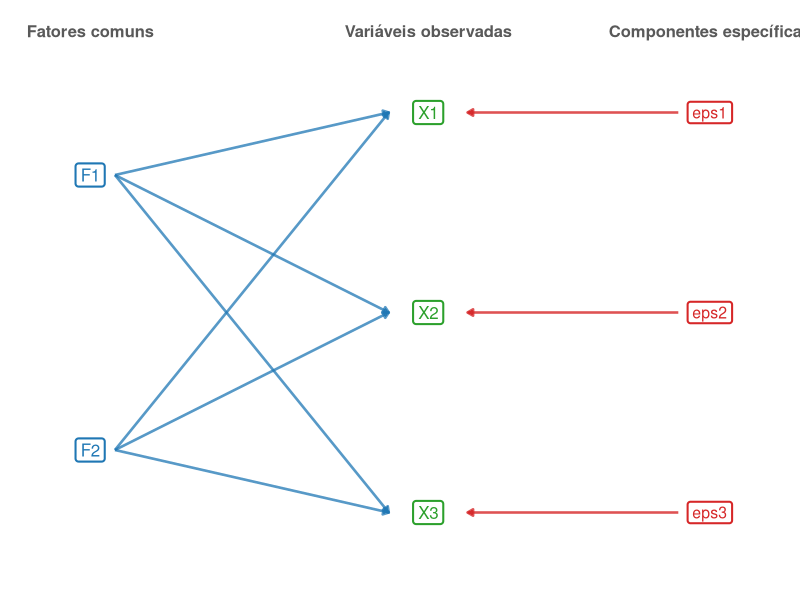
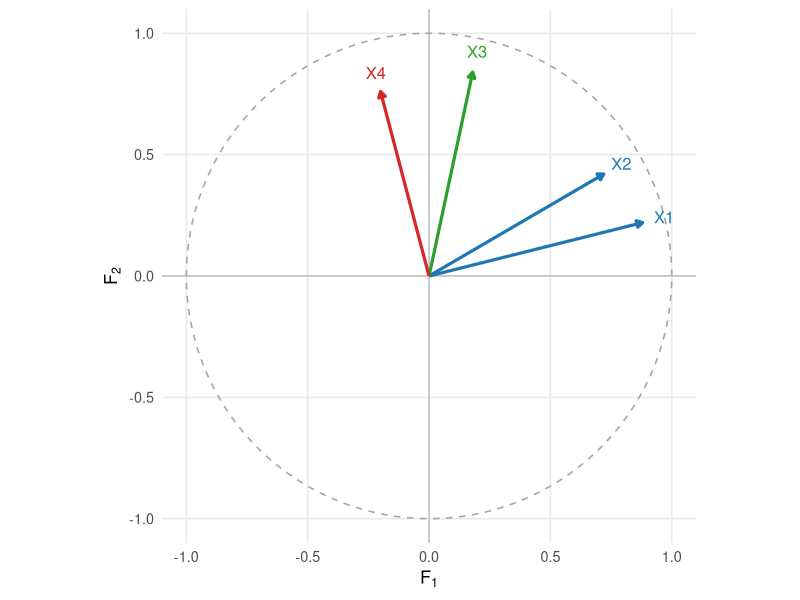
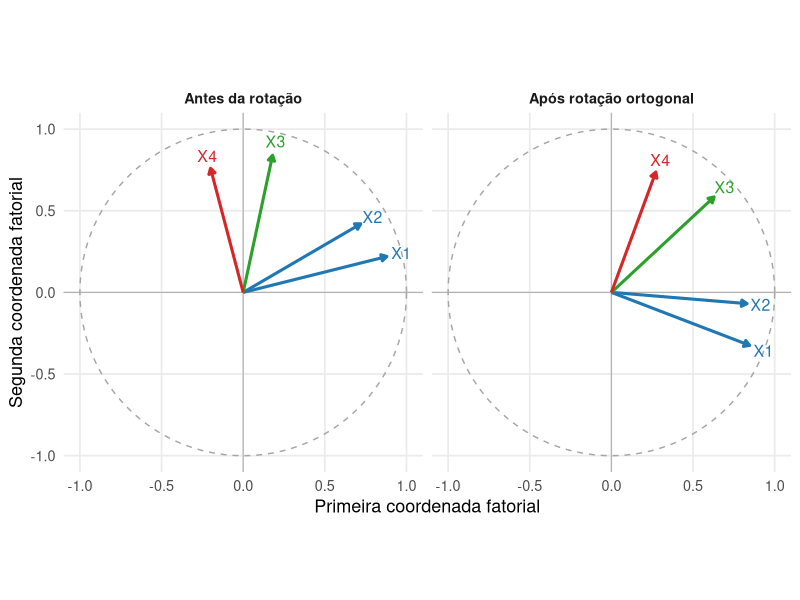
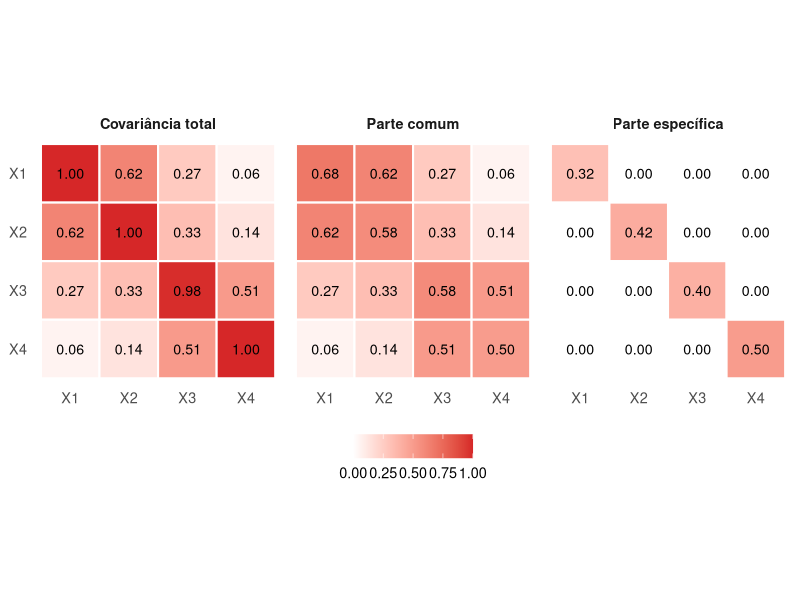

The R source for these figures, in order:
## ---- chunk 1
#| label: fig-modelo-fatores-comuns
#| echo: false
#| warning: false
#| message: false
#| fig-cap: "Estrutura do modelo de fatores comuns: as variáveis observadas recebem contribuições dos fatores latentes e de componentes específicas."
#| fig-width: 8
#| fig-height: 5.8
#| fig-align: center

library(ggplot2)

fatores <- data.frame(
  nome = c(
    "F1",
    "F2"
  ),
  x = c(
    0,
    0
  ),
  y = c(
    3.6,
    1.4
  )
)

variaveis <- data.frame(
  nome = c(
    "X1",
    "X2",
    "X3"
  ),
  x = c(
    3,
    3,
    3
  ),
  y = c(
    4.1,
    2.5,
    0.9
  )
)

especificos <- data.frame(
  nome = c(
    "eps1",
    "eps2",
    "eps3"
  ),
  x = c(
    5.5,
    5.5,
    5.5
  ),
  y = c(
    4.1,
    2.5,
    0.9
  )
)

ligacoes_fatores <- expand.grid(
  fator = fatores$nome,
  variavel = variaveis$nome,
  stringsAsFactors = FALSE
)

ligacoes_fatores <- merge(
  ligacoes_fatores,
  fatores,
  by.x = "fator",
  by.y = "nome"
)

names(
  ligacoes_fatores
)[
  names(
    ligacoes_fatores
  ) == "x"
] <- "x0"

names(
  ligacoes_fatores
)[
  names(
    ligacoes_fatores
  ) == "y"
] <- "y0"

ligacoes_fatores <- merge(
  ligacoes_fatores,
  variaveis,
  by.x = "variavel",
  by.y = "nome"
)

ligacoes_especificas <- data.frame(
  x0 = especificos$x,
  y0 = especificos$y,
  x = variaveis$x,
  y = variaveis$y
)

ggplot() +
  geom_segment(
    data = ligacoes_fatores,
    aes(
      x = x0 + 0.22,
      y = y0,
      xend = x - 0.35,
      yend = y
    ),
    linewidth = 0.9,
    color = "#1f77b4",
    alpha = 0.75,
    arrow = grid::arrow(
      length = grid::unit(
        0.16,
        "cm"
      ),
      type = "closed"
    )
  ) +
  geom_segment(
    data = ligacoes_especificas,
    aes(
      x = x0 - 0.28,
      y = y0,
      xend = x + 0.35,
      yend = y
    ),
    linewidth = 0.9,
    color = "#d62728",
    alpha = 0.8,
    arrow = grid::arrow(
      length = grid::unit(
        0.16,
        "cm"
      ),
      type = "closed"
    )
  ) +
  geom_label(
    data = fatores,
    aes(
      x = x,
      y = y,
      label = nome
    ),
    size = 4.3,
    label.size = 0.7,
    color = "#1f77b4",
    fill = "white"
  ) +
  geom_label(
    data = variaveis,
    aes(
      x = x,
      y = y,
      label = nome
    ),
    size = 4.3,
    label.size = 0.7,
    color = "#2ca02c",
    fill = "white"
  ) +
  geom_label(
    data = especificos,
    aes(
      x = x,
      y = y,
      label = nome
    ),
    size = 4,
    label.size = 0.7,
    color = "#d62728",
    fill = "white",
    parse = FALSE
  ) +
  annotate(
    "text",
    x = 0,
    y = 4.75,
    label = "Fatores comuns",
    size = 4.2,
    fontface = "bold",
    color = "gray35"
  ) +
  annotate(
    "text",
    x = 3,
    y = 4.75,
    label = "Variáveis observadas",
    size = 4.2,
    fontface = "bold",
    color = "gray35"
  ) +
  annotate(
    "text",
    x = 5.5,
    y = 4.75,
    label = "Componentes específicas",
    size = 4.2,
    fontface = "bold",
    color = "gray35"
  ) +
  coord_cartesian(
    xlim = c(
      -0.8,
      6.3
    ),
    ylim = c(
      0.2,
      5.0
    ),
    expand = FALSE
  ) +
  labs(
    x = NULL,
    y = NULL
  ) +
  theme_void(
    base_size = 13
  )
## ---- chunk 2
#| label: fig-geometria-cargas-fatoriais
#| echo: false
#| warning: false
#| message: false
#| fig-cap: "Geometria das cargas em um modelo com dois fatores. O comprimento de cada vetor determina a comunalidade e o produto interno entre vetores determina a covariância comum entre as variáveis."
#| fig-width: 7
#| fig-height: 6.5
#| fig-align: center

library(ggplot2)

cargas <- data.frame(
  variavel = c(
    "X1",
    "X2",
    "X3",
    "X4"
  ),
  F1 = c(
    0.88,
    0.72,
    0.18,
    -0.20
  ),
  F2 = c(
    0.22,
    0.42,
    0.84,
    0.76
  )
)

cores <- c(
  "X1" = "#1f77b4",
  "X2" = "#1f77b4",
  "X3" = "#2ca02c",
  "X4" = "#d62728"
)

circulo <- data.frame(
  angulo = seq(
    0,
    2 * pi,
    length.out = 400
  )
)

circulo$x <- cos(
  circulo$angulo
)

circulo$y <- sin(
  circulo$angulo
)

ggplot() +
  geom_hline(
    yintercept = 0,
    linewidth = 0.4,
    color = "gray70"
  ) +
  geom_vline(
    xintercept = 0,
    linewidth = 0.4,
    color = "gray70"
  ) +
  geom_path(
    data = circulo,
    aes(
      x = x,
      y = y
    ),
    linewidth = 0.55,
    linetype = "dashed",
    color = "gray65"
  ) +
  geom_segment(
    data = cargas,
    aes(
      x = 0,
      y = 0,
      xend = F1,
      yend = F2,
      color = variavel
    ),
    linewidth = 1.1,
    arrow = grid::arrow(
      length = grid::unit(
        0.17,
        "cm"
      ),
      type = "closed"
    )
  ) +
  geom_text(
    data = cargas,
    aes(
      x = 1.10 * F1,
      y = 1.10 * F2,
      label = variavel,
      color = variavel
    ),
    size = 4.2,
    show.legend = FALSE
  ) +
  scale_color_manual(
    values = cores,
    name = NULL
  ) +
  coord_equal(
    xlim = c(
      -1.1,
      1.1
    ),
    ylim = c(
      -1.1,
      1.1
    ),
    expand = FALSE
  ) +
  labs(
    x = expression(F[1]),
    y = expression(F[2])
  ) +
  theme_minimal(
    base_size = 13
  ) +
  theme(
    panel.grid.minor = element_blank(),
    legend.position = "none"
  )
## ---- chunk 3
#| label: fig-rotacao-cargas-fatoriais
#| echo: false
#| warning: false
#| message: false
#| fig-cap: "Uma rotação ortogonal modifica as coordenadas das cargas, mas preserva comprimentos, produtos internos, comunalidades e a matriz de covariâncias comuns."
#| fig-width: 9
#| fig-height: 4.8
#| fig-align: center

library(ggplot2)

Lambda <- matrix(
  c(
    0.88, 0.22,
    0.72, 0.42,
    0.18, 0.84,
   -0.20, 0.76
  ),
  nrow = 4,
  byrow = TRUE
)

theta <- 35 * pi / 180

T_rot <- matrix(
  c(
     cos(theta), -sin(theta),
     sin(theta),  cos(theta)
  ),
  nrow = 2,
  byrow = TRUE
)

Lambda_rot <- Lambda %*% T_rot

dados_original <- data.frame(
  variavel = c(
    "X1",
    "X2",
    "X3",
    "X4"
  ),
  F1 = Lambda[, 1],
  F2 = Lambda[, 2],
  painel = "Antes da rotação"
)

dados_rotacao <- data.frame(
  variavel = c(
    "X1",
    "X2",
    "X3",
    "X4"
  ),
  F1 = Lambda_rot[, 1],
  F2 = Lambda_rot[, 2],
  painel = "Após rotação ortogonal"
)

dados <- rbind(
  dados_original,
  dados_rotacao
)

dados$painel <- factor(
  dados$painel,
  levels = c(
    "Antes da rotação",
    "Após rotação ortogonal"
  )
)

circulo <- data.frame(
  angulo = seq(
    0,
    2 * pi,
    length.out = 400
  )
)

circulo$x <- cos(
  circulo$angulo
)

circulo$y <- sin(
  circulo$angulo
)

cores <- c(
  "X1" = "#1f77b4",
  "X2" = "#1f77b4",
  "X3" = "#2ca02c",
  "X4" = "#d62728"
)

ggplot() +
  geom_hline(
    yintercept = 0,
    linewidth = 0.4,
    color = "gray70"
  ) +
  geom_vline(
    xintercept = 0,
    linewidth = 0.4,
    color = "gray70"
  ) +
  geom_path(
    data = circulo,
    aes(
      x = x,
      y = y
    ),
    linewidth = 0.5,
    linetype = "dashed",
    color = "gray65"
  ) +
  geom_segment(
    data = dados,
    aes(
      x = 0,
      y = 0,
      xend = F1,
      yend = F2,
      color = variavel
    ),
    linewidth = 1.05,
    arrow = grid::arrow(
      length = grid::unit(
        0.16,
        "cm"
      ),
      type = "closed"
    )
  ) +
  geom_text(
    data = dados,
    aes(
      x = 1.10 * F1,
      y = 1.10 * F2,
      label = variavel,
      color = variavel
    ),
    size = 4,
    show.legend = FALSE
  ) +
  facet_wrap(
    vars(painel)
  ) +
  scale_color_manual(
    values = cores,
    name = NULL
  ) +
  coord_equal(
    xlim = c(
      -1.1,
      1.1
    ),
    ylim = c(
      -1.1,
      1.1
    ),
    expand = FALSE
  ) +
  labs(
    x = "Primeira coordenada fatorial",
    y = "Segunda coordenada fatorial"
  ) +
  theme_minimal(
    base_size = 13
  ) +
  theme(
    panel.grid.minor = element_blank(),
    legend.position = "none",
    strip.text = element_text(
      face = "bold"
    )
  )
## ---- chunk 4
#| label: fig-decomposicao-covariancia-fatorial
#| echo: false
#| warning: false
#| message: false
#| fig-cap: "Decomposição de uma matriz de covariâncias em estrutura comum, produzida pelas cargas fatoriais, e estrutura específica diagonal."
#| fig-width: 10
#| fig-height: 4.3
#| fig-align: center

library(ggplot2)

Lambda <- matrix(
  c(
    0.80,  0.20,
    0.70,  0.30,
    0.15,  0.75,
   -0.10,  0.70
  ),
  nrow = 4,
  byrow = TRUE
)

Psi <- diag(
  c(
    0.32,
    0.42,
    0.40,
    0.50
  )
)

Sigma_comum <- Lambda %*%
  t(Lambda)

Sigma_total <- Sigma_comum +
  Psi

matriz_para_dados <- function(
  M,
  painel
) {

  dados <- as.data.frame(
    as.table(M)
  )

  names(dados) <- c(
    "linha",
    "coluna",
    "valor"
  )

  dados$linha <- factor(
    dados$linha,
    levels = rev(
      rownames(M)
    )
  )

  dados$coluna <- factor(
    dados$coluna,
    levels = colnames(M)
  )

  dados$painel <- painel

  dados
}

rownames(Sigma_total) <- paste0(
  "X",
  1:4
)

colnames(Sigma_total) <- paste0(
  "X",
  1:4
)

rownames(Sigma_comum) <- paste0(
  "X",
  1:4
)

colnames(Sigma_comum) <- paste0(
  "X",
  1:4
)

rownames(Psi) <- paste0(
  "X",
  1:4
)

colnames(Psi) <- paste0(
  "X",
  1:4
)

dados_figura <- rbind(
  matriz_para_dados(
    Sigma_total,
    "Covariância total"
  ),
  matriz_para_dados(
    Sigma_comum,
    "Parte comum"
  ),
  matriz_para_dados(
    Psi,
    "Parte específica"
  )
)

dados_figura$painel <- factor(
  dados_figura$painel,
  levels = c(
    "Covariância total",
    "Parte comum",
    "Parte específica"
  )
)

ggplot(
  dados_figura,
  aes(
    x = coluna,
    y = linha,
    fill = valor
  )
) +
  geom_tile(
    color = "white",
    linewidth = 0.7
  ) +
  geom_text(
    aes(
      label = sprintf(
        "%.2f",
        valor
      )
    ),
    size = 3.6
  ) +
  facet_wrap(
    vars(painel),
    nrow = 1
  ) +
  scale_fill_gradient2(
    low = "#1f77b4",
    mid = "white",
    high = "#d62728",
    midpoint = 0,
    name = NULL
  ) +
  coord_equal() +
  labs(
    x = NULL,
    y = NULL
  ) +
  theme_minimal(
    base_size = 13
  ) +
  theme(
    panel.grid = element_blank(),
    strip.text = element_text(
      face = "bold"
    ),
    legend.position = "bottom"
  )
